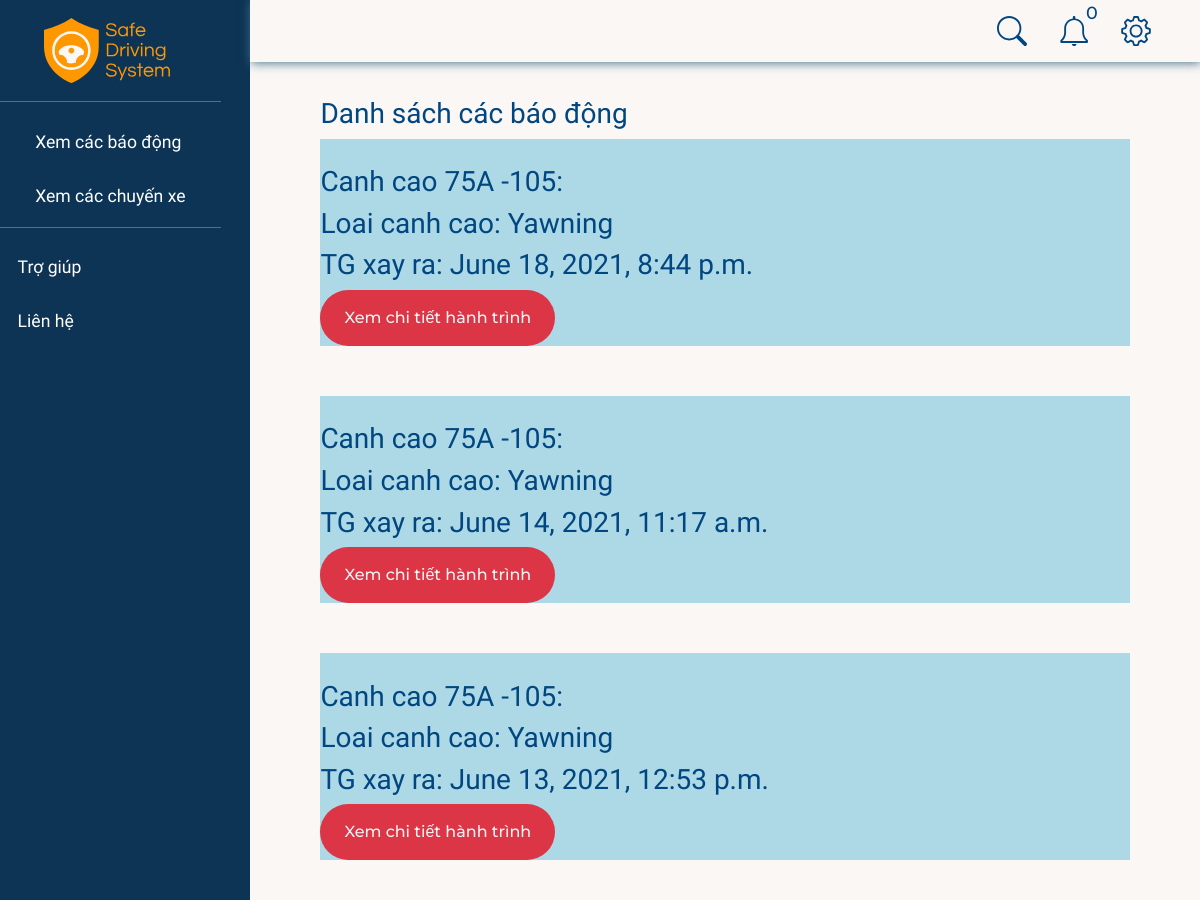
/alerts/ (signed in, upper part), run on an earlier commit of the app's database.
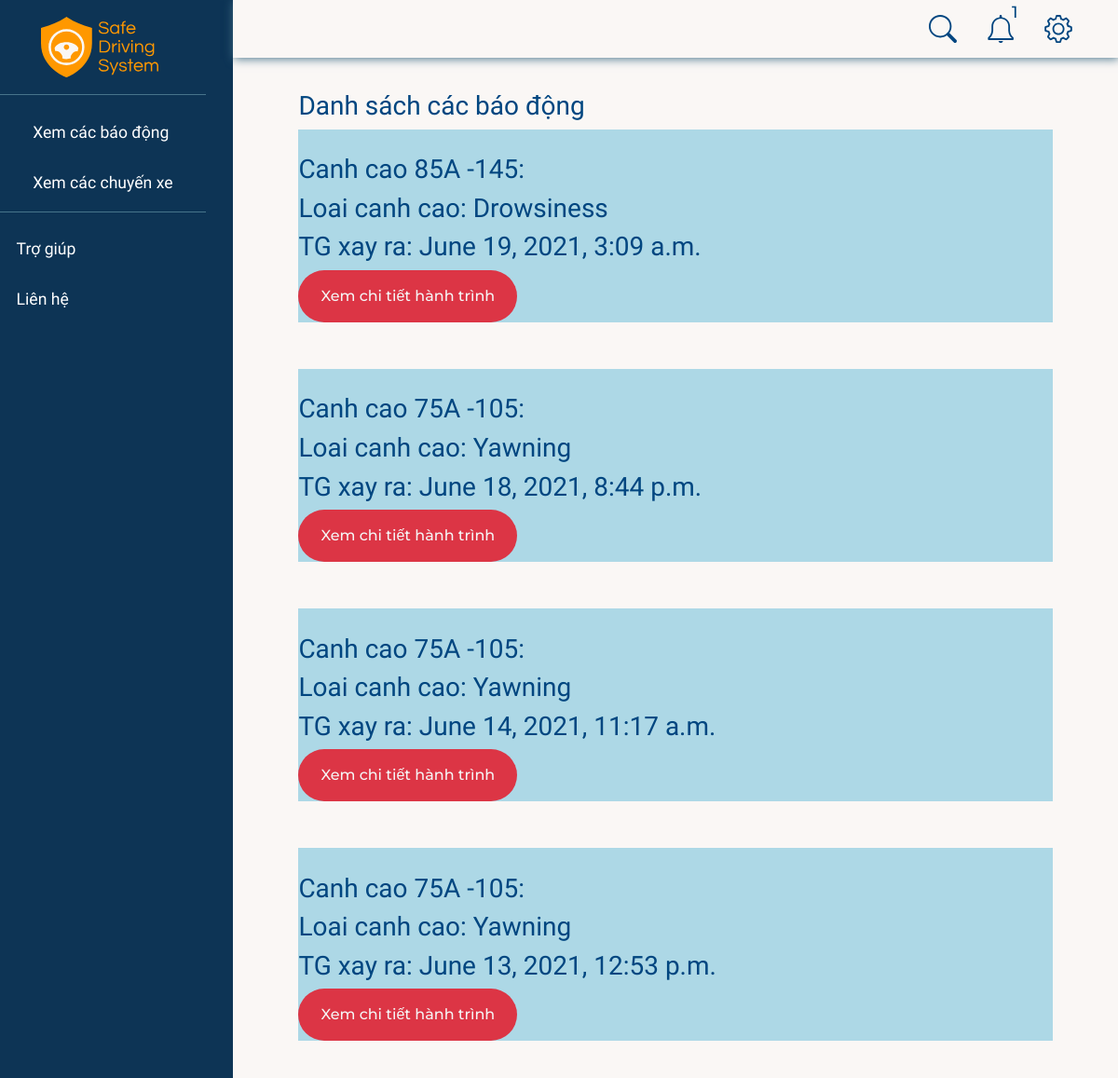
And on a later commit of the database.
### realtime/models.py (models this page shows, shortened)
class Alert(models.Model):
    DECTECT_TYPE = (
        ("Yawning", "Yawning"),
        ("Drowsiness", "Drowsiness"),
        ("MissingFace", "MissingFace"),
    )
    drive = models.ForeignKey(Drive, null=True, on_delete=models.CASCADE)
    detect = models.CharField(max_length=50, choices=DECTECT_TYPE)
    timeOccured = models.DateTimeField(null=True)
    isRead = models.BooleanField(null=True, blank=True, default=False)

class Drive(models.Model):
    STATUS = (
        ("ongoing", "ongoing"),
        ("ended", "ended"),
    )
    device = models.ForeignKey(RaspDevice, null=True, on_delete=models.CASCADE)
    startTime = models.DateTimeField(null=True)
    status = models.CharField(max_length=20, choices=STATUS)
    endTime = models.DateTimeField(null=True)

### accounts/models.py (models this page shows, shortened)
class RaspDevice(models.Model):
    class Meta:
        constraints = [
            models.UniqueConstraint(fields=["password"], name="password"),
        ]
    STATUS = (
        ("online", "online"),
        ("offline", "offline"),
    )
    name = models.CharField(max_length=50)
    car = models.OneToOneField(Car, null=True, on_delete=models.SET_NULL, blank=True)
    status = models.CharField(
        max_length=50, null=True, blank=True, choices=STATUS, default="offline"
    )
    password = models.CharField(max_length=8, null=True, blank=True)
    dateAdded = models.DateTimeField(auto_now_add=True)
    company = models.ForeignKey(Company, null=True, blank=True, on_delete=models.CASCADE)

class Car(models.Model):
    class Meta:
        constraints = [
            models.UniqueConstraint(fields=["licensePlate"], name="licensePlate"),
        ]
    name = models.CharField(max_length=50)
    licensePlate = models.CharField(max_length=20, null=True)
    boughtDate = models.DateTimeField(auto_now_add=True, null=True)
    company = models.ForeignKey(Company, null=True, on_delete=models.CASCADE)

### realtime/views.py (the view)
# urls.py: path("alerts/", views.alerts, name="alerts"),
@login_required(login_url="/")
def alerts(request):
    company = request.user.profile.company
    alerts = Alert.objects.filter(drive__device__car__company=company).order_by('-timeOccured')
    lastestAlerts = alerts[:5]
    searchKey = request.GET.get("search-key")
    if searchKey != '' and searchKey is not None:
        alerts = alerts.filter(drive__device__car__licensePlate__icontains=searchKey)
    unreadCounts = 0
    for alert in lastestAlerts:
        unreadCounts = (unreadCounts + 1) if not alert.isRead else unreadCounts
    context = {'alerts': alerts, "notifications": lastestAlerts, "unreadNotis": unreadCounts}
    return render(request, "alerts.html", context)

### realtime/templates/alerts.html (shortened to what this page needs)
{% extends 'base.html' %}
{% load static %}
{% block modal %}
{% include 'sidebar.html' %}
{% endblock modal %}
{% block content %}
{% include "navbar-search.html" %}
<div class="content-container">
    <h3>Danh sách các báo động</h3>
    {% for alert in alerts %}
    <div style="background: lightblue; margin-bottom: 50px;" class="alertr-container">
        <br>
        <h3>Canh cao {{ alert.drive.device.car.licensePlate }}: </h3>
        <h3>Loai canh cao: {{ alert.detect }}</h3>
        <h3>TG xay ra: {{ alert.timeOccured }}</h3>
        <a style="color: whitesmoke;" class="btn btn-danger" href="{% url 'driveDetail' alert.drive.id %}">Xem chi tiết hành trình</a>
        <br>
    </div>
    {% endfor %}
</div>
{% endblock content %}

What changed in the data, as far as the page shows it:
added Alert: drive.device.car.licensePlate "85A -145", detect "Drowsiness", timeOccured "June 19, 2021, 3:09 a.m."
Also different on the page:
{{ unreadNotis }}: "0" → "1"
